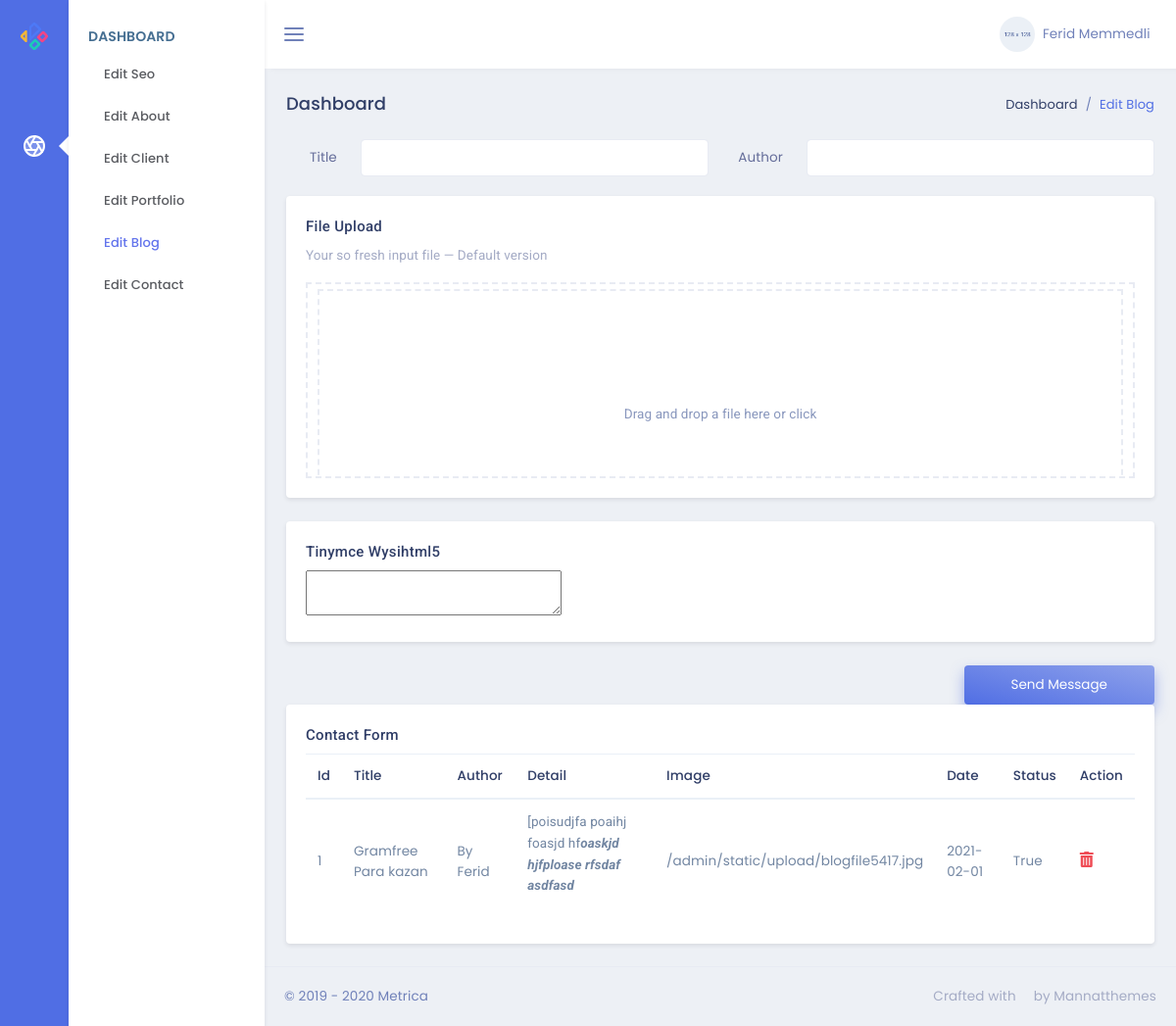
The page /admin/blog on the database its author committed.
### models.py (models this page shows, shortened)
class Blogs(db.Model):
    id = db.Column(db.Integer, primary_key=True)
    blogTitle = db.Column(db.String,nullable=False)
    blogDetail = db.Column(db.Text,nullable=False)
    blogAuthor = db.Column(db.String,nullable=False)
    blogDate = db.Column(db.Date,default=date.today())
    blogImage = db.Column(db.String,nullable=False)
    blogStatus = db.Column(db.Boolean)

### admin/routes.py (the view, shortened to what this page needs)
@admin.route('/blog',methods=['GET','POST'])
def adminBlog():
    blog=Blogs.query.all()
    return render_template('admin/editBlog.html',blog=blog)

### admin/templates/admin/editBlog.html (shortened to what this page needs)
{% extends "admin/layout.html" %}
{% block contentAdmin %}
<div class="row">
    <div class="col-sm-12">
        <div class="page-title-box">
            <div class="float-right">
                <ol class="breadcrumb">
                    <li class="breadcrumb-item"><a href="javascript:void(0);">Dashboard</a></li>
                    <li class="breadcrumb-item active">Edit Blog</li>
                </ol>
            </div>
            <h4 class="page-title">Dashboard</h4>
        </div>
    </div>
</div>
<form action="{{url_for('admin.adminBlog')}}" method="POST" class="row" enctype="multipart/form-data">
    <div class="col-lg-6">
        <div class="form-group row">
            <label for="example-text-input" class="col-sm-2 col-form-label text-right">Title</label>
            <div class="col-sm-10">
                <input class="form-control" name="title" type="text" id="example-text-input">
            </div>
        </div>
    </div>
    <div class="col-lg-6">
        <div class="form-group row">
            <label for="example-text-input" class="col-sm-2 col-form-label text-right">Author</label>
            <div class="col-sm-10">
                <input class="form-control" name="author" type="text" id="example-text-input">
            </div>
        </div>
    </div>
    <div class="col-lg-12">
        <div class="card">
            <div class="card-body">
                <h4 class="mt-0 header-title">File Upload</h4>
                <p class="text-muted mb-3">Your so fresh input file — Default version</p>
                <div class="dropify-wrapper">
                </div>
            </div>
        </div>
    </div>
    <div class="col-12">
        <div class="card">
            <div class="card-body">
                <h4 class="mt-0 header-title">Tinymce wysihtml5</h4>
                <textarea id="elm1" name="detail"></textarea>
            </div>
        </div>
    </div>
    <div class="col-sm-12 text-right">
        <button type="submit" class="btn btn-gradient-primary px-5 py-2">Send Message</button>
    </div>
</form>
<div class="row">
    <div class="col-lg-12">
        <div class="card">
            <div class="card-body">
                <h4 class="mt-0 header-title">Contact Form</h4>
                <div class="table-responsive">
                    <table class="table table-striped mb-0">
                        <thead>
                            <tr>
                                <th>Id</th>
                                <th>Title</th>
                                <th>Author</th>
                                <th>Detail</th>
                                <th>Image</th>
                                <th>Date</th>
                                <th>Status</th>
                                <th>Action</th>
                            </tr>
                        </thead>
                        <tbody>
                            {% for blog in blog %}
                            <tr>
                                <td>{{blog.id}}</td>
                                <td>{{blog.blogTitle}}</td>
                                <td>{{blog.blogAuthor}}</td>
                                <td>{{blog.blogDetail|safe}}</td>
                                <td>{{blog.blogImage}}</td>
                                <td>{{blog.blogDate}}</td>
                                <td>{{blog.blogStatus}}</td>
                                <td>
                                    <a href="/admin/deleteblog/{{blog.id}}"><i
                                            class="fas fa-trash-alt text-danger font-16"></i></a>
                                </td>
                            </tr>
                            {% endfor %}
                        </tbody>
                    </table>
                </div>
            </div>
        </div>
    </div>
</div>
{% endblock %}

### rows shown on the page
Blogs: id "1", blogTitle "Gramfree Para kazan", blogAuthor "By Ferid", blogDetail "[poisudjfa poaihj foasjd hf oaskjd hjfploase rfsdaf asdfasd", blogImage "/admin/static/upload/blogfile5417.jpg", blogDate "2021-02-01", blogStatus "True"
